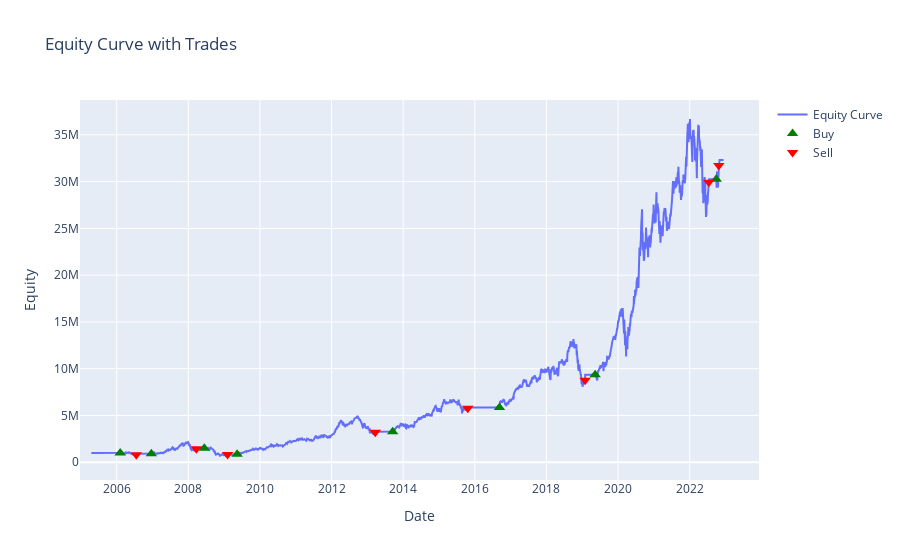
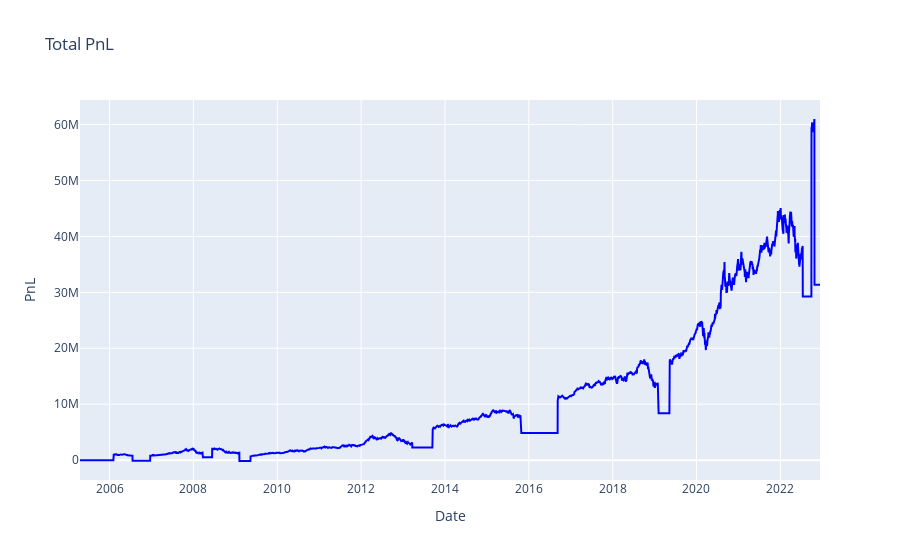
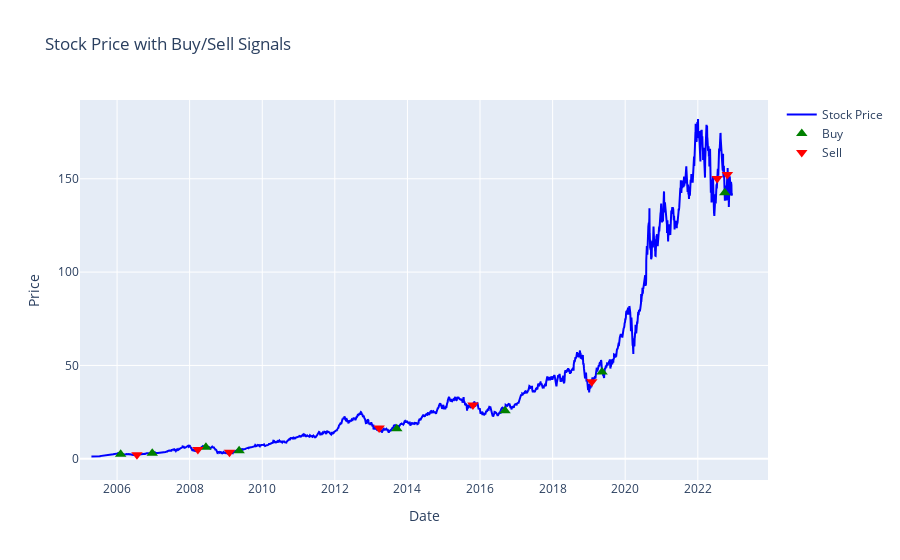
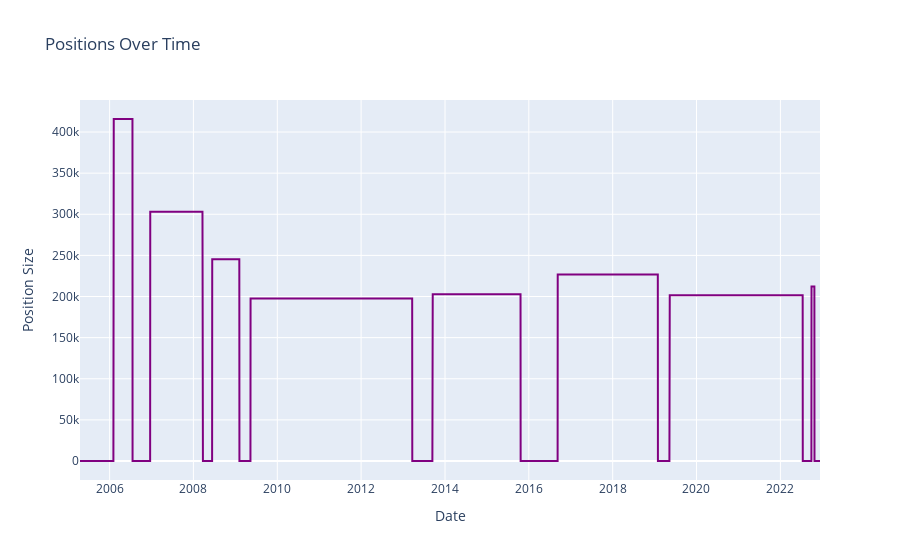

Notebook code for these charts, in order:
### Code cell
# 4. Analyze and visualize
analysis = OHLCVAnalysis(equity_curve, trades, data, unrealized_pnl=unrealized_pnl, realized_pnl=realized_pnl, positions=positions, cash_allocation=cash_allocation, equity_allocation=equity_allocation)
metrics = analysis.compute_metrics()
analysis.plot()
analysis.plot_pnl()
analysis.plot_with_signals()
analysis.plot_positions()
analysis.plot_allocations()

### Figure 1 — Plotly figure (JSON) as saved in the notebook; plotly's stock layout.template omitted (floating-point values rounded to 4 significant figures; data arrays with more than 128 entries replaced by an {"elided": "..."} marker saying what was removed)
{"data": [{"mode": "lines", "name": "Equity Curve", "type": "scatter", "x": {"elided": "4446 str values"}, "y": {"elided": "4447 float values"}}, {"marker": {"color": "green", "size": 10, "symbol": "triangle-up"}, "mode": "markers", "name": "Buy", "type": "scatter", "x": ["2006-02-06T00:00:00", "2006-12-21T00:00:00", "2008-06-13T00:00:00", "2009-05-13T00:00:00", "2013-09-16T00:00:00", "2016-09-09T00:00:00", "2019-05-13T00:00:00", "2022-09-29T00:00:00"], "y": [1000000, 898100.0, 1510000.0, 844200.0, 3260000.0, 5850000.0, 9364000.0, 30260000.0]}, {"marker": {"color": "red", "size": 10, "symbol": "triangle-down"}, "mode": "markers", "name": "Sell", "type": "scatter", "x": ["2006-07-20T00:00:00", "2008-03-24T00:00:00", "2009-02-05T00:00:00", "2013-03-22T00:00:00", "2015-10-22T00:00:00", "2019-01-30T00:00:00", "2022-07-15T00:00:00", "2022-10-25T00:00:00"], "y": [803500.0, 1443000.0, 819100.0, 3197000.0, 5765000.0, 8770000.0, 29930000.0, 31720000.0]}], "layout": {"title": {"text": "Equity Curve with Trades"}, "xaxis": {"title": {"text": "Date"}}, "yaxis": {"title": {"text": "Equity"}}}}

### Figure 2 — Plotly figure (JSON) as saved in the notebook; plotly's stock layout.template omitted (floating-point values rounded to 4 significant figures; data arrays with more than 128 entries replaced by an {"elided": "..."} marker saying what was removed)
{"data": [{"line": {"color": "blue"}, "mode": "lines", "name": "Total PnL", "type": "scatter", "x": {"elided": "4446 str values"}, "y": {"elided": "4446 float values"}}], "layout": {"title": {"text": "Total PnL"}, "xaxis": {"title": {"text": "Date"}}, "yaxis": {"title": {"text": "PnL"}}}}

### Figure 3 — Plotly figure (JSON) as saved in the notebook; plotly's stock layout.template omitted (floating-point values rounded to 4 significant figures; data arrays with more than 128 entries replaced by an {"elided": "..."} marker saying what was removed)
{"data": [{"line": {"color": "blue"}, "mode": "lines", "name": "Stock Price", "type": "scatter", "x": {"elided": "4446 str values"}, "y": {"elided": "4446 float values"}}, {"marker": {"color": "green", "size": 10, "symbol": "triangle-up"}, "mode": "markers", "name": "Buy", "type": "scatter", "x": ["2006-02-06T00:00:00", "2006-12-21T00:00:00", "2008-06-13T00:00:00", "2009-05-13T00:00:00", "2013-09-16T00:00:00", "2016-09-09T00:00:00", "2019-05-13T00:00:00", "2022-09-29T00:00:00"], "y": [2.404, 2.961, 6.156, 4.267, 16.08, 25.78, 46.43, 142.5]}, {"marker": {"color": "red", "size": 10, "symbol": "triangle-down"}, "mode": "markers", "name": "Sell", "type": "scatter", "x": ["2006-07-20T00:00:00", "2008-03-24T00:00:00", "2009-02-05T00:00:00", "2013-03-22T00:00:00", "2015-10-22T00:00:00", "2019-01-30T00:00:00", "2022-07-15T00:00:00", "2022-10-25T00:00:00"], "y": [2.161, 4.983, 3.445, 16.5, 28.88, 41.31, 150.2, 152.3]}], "layout": {"title": {"text": "Stock Price with Buy/Sell Signals"}, "xaxis": {"title": {"text": "Date"}}, "yaxis": {"title": {"text": "Price"}}}}

### Figure 4 — Plotly figure (JSON) as saved in the notebook; plotly's stock layout.template omitted (floating-point values rounded to 4 significant figures; data arrays with more than 128 entries replaced by an {"elided": "..."} marker saying what was removed)
{"data": [{"line": {"color": "purple"}, "mode": "lines", "name": "Positions", "type": "scatter", "x": {"elided": "4446 str values"}, "y": {"elided": "4446 int values"}}], "layout": {"title": {"text": "Positions Over Time"}, "xaxis": {"title": {"text": "Date"}}, "yaxis": {"title": {"text": "Position Size"}}}}
